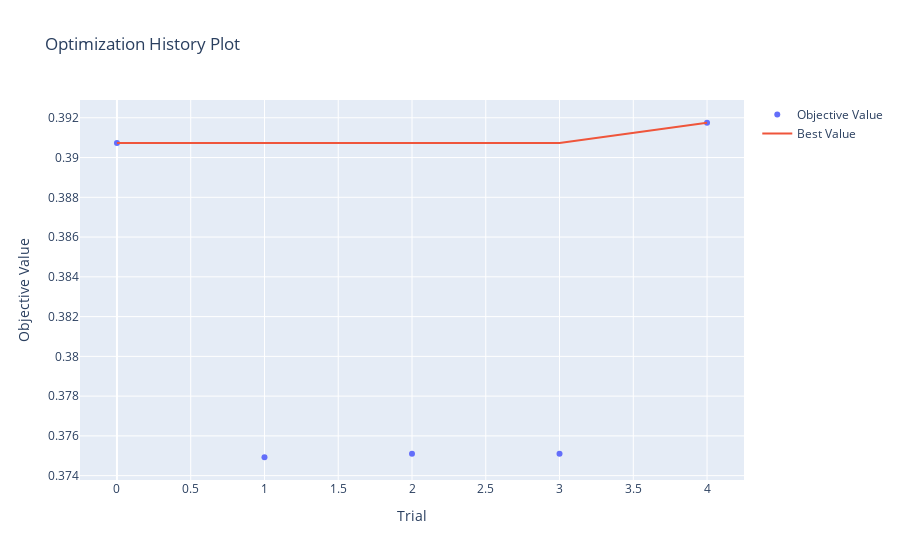

Notebook cell for this chart:
### Code cell
plot_optimization_history(study)

### Figure 1 — Plotly figure (JSON) as saved in the notebook; plotly's stock layout.template omitted (floating-point values rounded to 4 significant figures)
{"data": [{"mode": "markers", "name": "Objective Value", "type": "scatter", "x": [0, 1, 2, 3, 4], "y": [0.3907, 0.3749, 0.3751, 0.3751, 0.3918]}, {"mode": "lines", "name": "Best Value", "type": "scatter", "x": [0, 1, 2, 3, 4], "y": [0.3907, 0.3907, 0.3907, 0.3907, 0.3918]}, {"marker": {"color": "#cccccc"}, "mode": "markers", "name": "Infeasible Trial", "showlegend": false, "type": "scatter", "x": [], "y": []}], "layout": {"title": {"text": "Optimization History Plot"}, "xaxis": {"title": {"text": "Trial"}}, "yaxis": {"title": {"text": "Objective Value"}}}}
